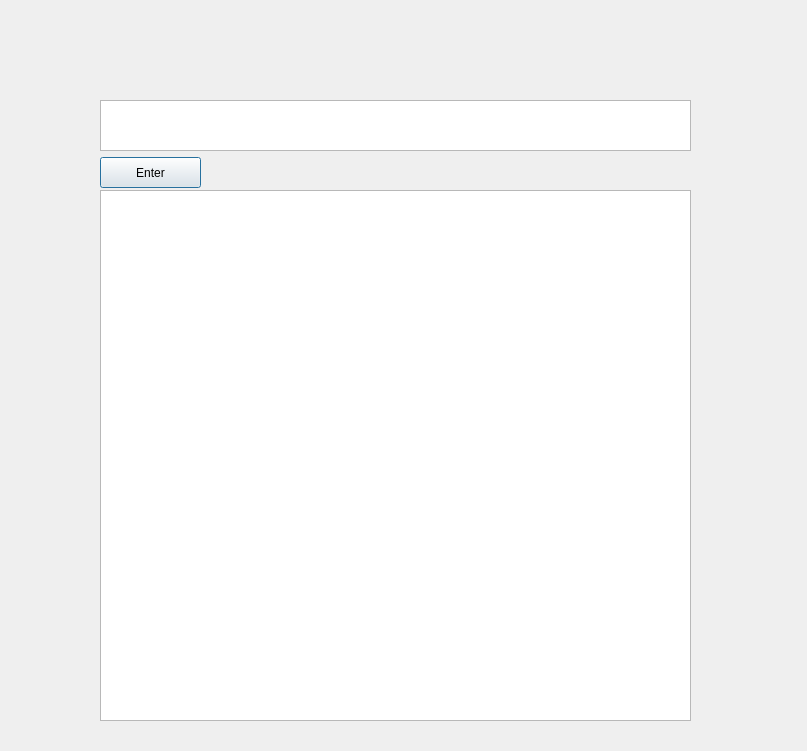
<?xml version="1.0" encoding="UTF-8"?>
<ui version="4.0">
 <class>Dialog</class>
 <widget class="QDialog" name="Dialog">
  <property name="geometry">
   <rect>
    <x>0</x>
    <y>0</y>
    <width>807</width>
    <height>751</height>
   </rect>
  </property>
  <property name="windowTitle">
   <string>Dialog</string>
  </property>
  <widget class="QTextBrowser" name="bot">
   <property name="geometry">
    <rect>
     <x>100</x>
     <y>190</y>
     <width>591</width>
     <height>531</height>
    </rect>
   </property>
  </widget>
  <widget class="QPlainTextEdit" name="user">
   <property name="geometry">
    <rect>
     <x>100</x>
     <y>100</y>
     <width>591</width>
     <height>51</height>
    </rect>
   </property>
  </widget>
  <widget class="QPushButton" name="enter">
   <property name="geometry">
    <rect>
     <x>100</x>
     <y>157</y>
     <width>101</width>
     <height>31</height>
    </rect>
   </property>
   <property name="text">
    <string>Enter</string>
   </property>
  </widget>
 </widget>
 <resources/>
 <connections/>
</ui>
